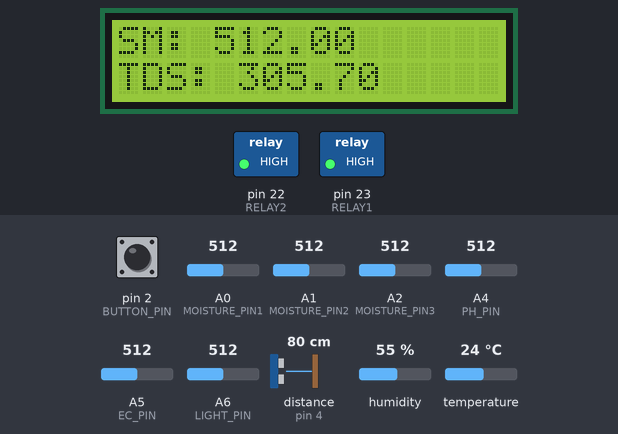
Bench run of a sketch on a simulated Arduino Mega 2560, built with avr-gcc and run on an emulated ATmega2560. Shown: 16×2 character LCD, switched loads named in the sketch (green lamp = pin HIGH). Wiring (inferred from the names in the program): DHT22 sensor: data pin 3; ultrasonic range finder: trigger pin 5; echo pin 4. The test bench sets the inputs (shaded band); at power-on: pin 2 (BUTTON_PIN) HIGH, A5 (EC_PIN) = 512, distance to the obstacle (sensor on pin 4) 80 cm, A0 (MOISTURE_PIN1) = 512, A1 (MOISTURE_PIN2) = 512, A2 (MOISTURE_PIN3) = 512, A4 (PH_PIN) = 512, A6 (LIGHT_PIN) = 512, humidity 55 %, temperature 24 °C. The echo pulse lasts 58.3 µs per cm; pins used as bus, display or sensor lines are not drawn; what the sketch prints to the serial monitor is not drawn.

Above: at 1.2 s.
1.3 s: pin 2 (BUTTON_PIN) pulled LOW for 1 s
At 2.6 s:
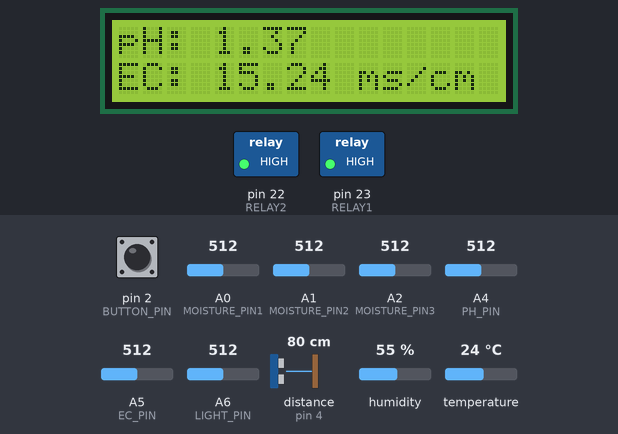
3.8 s: A5 (EC_PIN) set to 347
At 4.9 s:
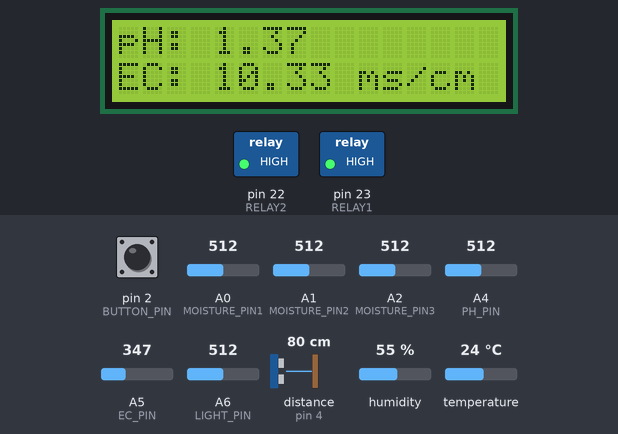
5.9 s: A5 (EC_PIN) set to 317
At 7.1 s:
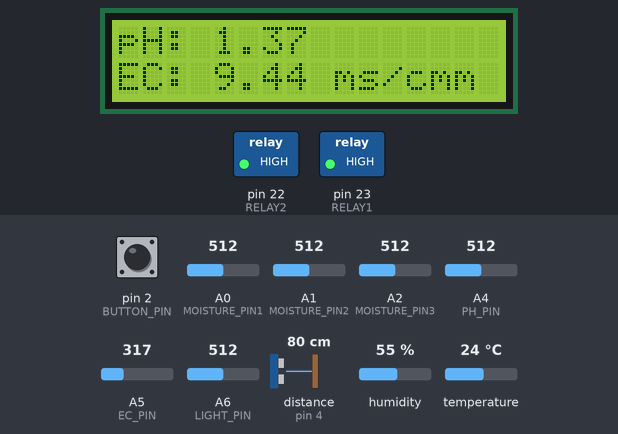
8.0 s: pin 2 (BUTTON_PIN) pulled LOW for 0.65 s
At 9.4 s:
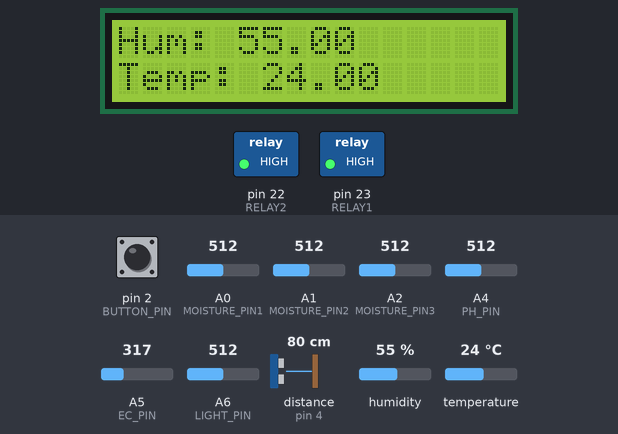
10.2 s: pin 2 (BUTTON_PIN) pulled LOW for 3.2 s
At 11.8 s:
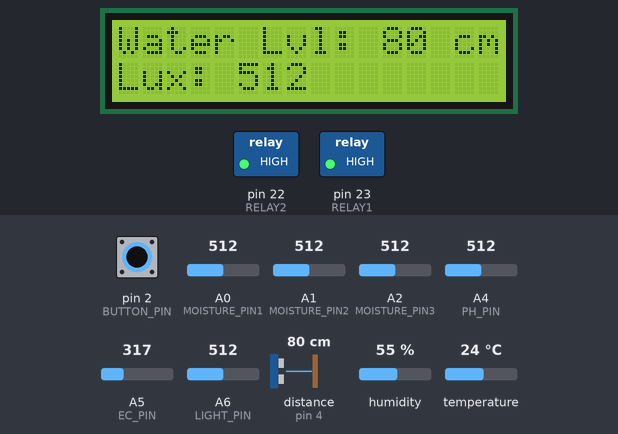
14.9 s: distance to the obstacle (sensor on pin 4) set to 2 cm
At 17.7 s:
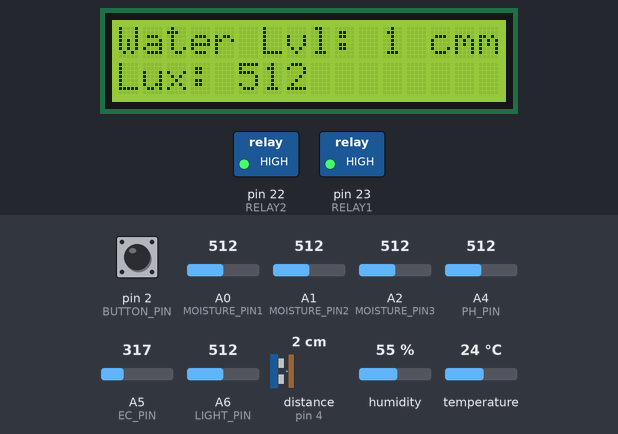
Timing chart, 0 to 18.7 s (numbered marks = the images above; inputs shaded):
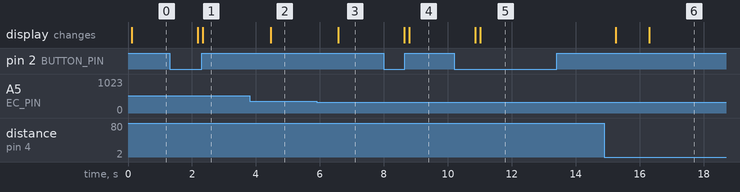

Measured:
- the behaviour switches between 336 and 335 on A5 (EC_PIN) (found by bisection; images 2 and 3)
- after the input at 1.3 s, the display: first changes after 0.88 s (image 1 shows a later state)
- after the input at 3.8 s, the display: changes after 0.66 s (image 2)
- after the input at 5.9 s, the display: changes after 0.68 s (image 3)
- after the input at 8.0 s, the display: first changes after 0.64 s (image 4 shows a later state)
- after the input at 10.2 s, the display: first changes after 0.66 s (image 5 shows a later state)
- after the input at 14.9 s, the display: first changes after 0.35 s (image 6 shows a later state)

The sketch:

arduino_code.ino
```cpp
#include <LiquidCrystal_I2C.h>
#include <Wire.h>
#include <dht.h>
#include <EEPROM.h>
#include "GravityTDS.h"
#include "DFRobot_PH.h"
#include "DFRobot_EC.h"
#include <SoftwareSerial.h>

int displayIndex = 0;
int buttonState = 0;
int lastButtonState = LOW;
unsigned long lastDebounceTime = 0;
unsigned long debounceDelay = 100;
int i = 0;
int j = 0;
unsigned long startTime = 0;

float lastMoistVal = 0;
float lastTdsVal = 0;
float lastPhVal = 0;
float lastEcVal = 0;
float lastHumVal = 0;
float lastTempVal = 0;
float lastDistVal = 0;
float lastLuxVal = 0;

SoftwareSerial espSerial(10, 11);
String str;
LiquidCrystal_I2C lcd(0x27, 16, 2);
dht DHT;
GravityTDS gravityTds;
DFRobot_PH ph;
DFRobot_EC ec;

#define MOISTURE_PIN1 A0
#define MOISTURE_PIN2 A1
#define MOISTURE_PIN3 A2
#define TDS_PIN A3
#define PH_PIN A4
#define EC_PIN A5
#define LIGHT_PIN A6

#define BUTTON_PIN 2
#define DHT22_PIN 3
#define ECHOPIN 4
#define TRIGPIN 5

#define RELAY1 23 //pH up if pH is too low
#define RELAY2 22 //pH down if pH is too high

void setup() {
  Serial.begin(115200);
  espSerial.begin(115200);
  lcd.init();
  lcd.backlight();
  lcd.clear();
  gravityTds.setPin(1);
  gravityTds.setAref(5.0);
  gravityTds.setAdcRange(1024);
  gravityTds.begin();
  ph.begin();
  pinMode(BUTTON_PIN, INPUT_PULLUP);
  pinMode(ECHOPIN, INPUT);
  pinMode(TRIGPIN, OUTPUT);
  pinMode(RELAY1, OUTPUT);
  pinMode(RELAY2, OUTPUT);
  Wire.begin();
  digitalWrite(RELAY1, HIGH);
  digitalWrite(RELAY2, HIGH);
}

void loop() {

  buttonState = digitalRead(BUTTON_PIN);

  if (buttonState == LOW && lastButtonState == HIGH) {
    displayIndex = (displayIndex + 1) % 5;
    lcd.clear();
    delay(100);
  }

  lastButtonState = buttonState;

  float moistVal = getMoistureVal();
  float tdsVal = getTDSVal();
  float phVal = getPHVal();
  float ecVal = getECVal();
  float humVal = getHumidityVal();
  float tempVal = getTemperatureVal();
  int distVal = getDistanceVal();
  int luxVal = getLuxVal();

  Serial.print("Moisture: ");
  Serial.print(moistVal);
  Serial.print("\tTDS: ");
  Serial.print(tdsVal);
  Serial.print(" ppm\t");
  Serial.print("pH level: ");
  Serial.print(phVal);
  Serial.print("\tEC: ");
  Serial.print(ecVal);
  Serial.print(" ms/cm\t");
  Serial.print("Humidity: ");
  Serial.print(humVal);
  Serial.print("\tTemp: ");
  Serial.print(tempVal);
  Serial.print("\t");
  Serial.print("Water Level: ");
  Serial.print(distVal);
  Serial.print(" cm\t");
  Serial.print("Light Intensity: ");
  Serial.println(luxVal);

  //sending the data from arduino to nodemcuv3
  String str = "Moisture: " + String(moistVal) + "\tTDS: " + String(tdsVal) + " ppm\t" +
             "pH level: " + String(phVal) + "\tEC: " + String(ecVal) + " ms/cm\t" +
             "Humidity: " + String(humVal) + "\tTemp: " + String(tempVal) + "\t" +
             "Water Level: " + String(distVal) + " cm\t" + "Light Intensity: " + String(luxVal);

  espSerial.println(str);

  if (displayIndex == 0) {
    lcd.setCursor(0, 0);
    lcd.print("SM: ");
    lcd.print(moistVal);
    lcd.setCursor(0, 1);
    lcd.print("TDS: ");
    lcd.print(tdsVal);
  }

  if (displayIndex == 1) {
    lcd.setCursor(0, 0);
    lcd.print("pH: ");
    lcd.print(phVal);
    lcd.setCursor(0, 1);
    lcd.print("EC: ");
    lcd.print(ecVal, 2);
    lcd.print(" ms/cm");
  }

  if (displayIndex == 2) {
    lcd.setCursor(0, 0);
    lcd.print("Hum: ");
    lcd.print(humVal);
    lcd.setCursor(0, 1);
    lcd.print("Temp: ");
    lcd.print(tempVal);
  }

  if (displayIndex == 3) {
    lcd.setCursor(0, 0);
    lcd.print("Water Lvl: ");
    lcd.print(distVal);
    lcd.print(" cm");
    lcd.setCursor(0, 1);
    lcd.print("Lux: ");
    lcd.print(luxVal);
  }

  if (displayIndex == 4) {
    lcd.setCursor(0, 0);
    lcd.print("IN ETA: ");
    lcd.print(i);
    lcd.setCursor(0, 1);
    lcd.print("OUT ETA: ");
    lcd.print(j);
  }

  if (i == 300) {
    digitalWrite(RELAY2, LOW);
    startTime = millis();

    while (millis() - startTime < 120000) {

    }
    digitalWrite(RELAY2, HIGH);
  }

  if (j == 450) {
    digitalWrite(RELAY1, LOW);
    startTime = millis();
    while (millis() - startTime < 30000) {

    }
    digitalWrite(RELAY1, HIGH);
    i = 0;
    j = 0;
  }
  delay(1000);
  i++;
  j++;
}


int getMoistureVal() {
  int moistVal1 = analogRead(MOISTURE_PIN1);
  int moistVal2 = analogRead(MOISTURE_PIN2);
  int moistVal3 = analogRead(MOISTURE_PIN3);
  int avgMoistVal = (moistVal1 + moistVal2 + moistVal3) / 3;
  if (avgMoistVal > 0) {
    lastMoistVal = avgMoistVal;
  }
  return avgMoistVal;
}


float getTDSVal() {
  gravityTds.update();
  float tdsVal = gravityTds.getTdsValue() / 4.3;
  if (tdsVal > 0) {
    lastTdsVal = tdsVal;
  }
  return tdsVal;
}

float getPHVal() {
    static unsigned long timepoint = millis();
    if (millis() - timepoint > 1000U) {
        timepoint = millis();
        float voltage = analogRead(PH_PIN) / 1024.0 * 5000;
        float phVal = ph.readPH(voltage, 25);
        if (phVal > 0) {
            lastPhVal = phVal;
            return phVal;
        } else {
            return lastPhVal;
        }
    } else {
        return lastPhVal;
    }
}


float getECVal() {
  float voltage = analogRead(EC_PIN) / 1024.0 * 5000;
  float ecVal = ec.readEC(voltage, 25);
  if (ecVal > 0) {
    lastEcVal = ecVal;
  }
  return ecVal;
}

float getHumidityVal() {
  int chk = DHT.read22(DHT22_PIN);
  float humVal = DHT.humidity;
  if (humVal > 0) {
    lastHumVal = humVal;
  }
  return humVal;
}

float getTemperatureVal() {
  int chk = DHT.read22(DHT22_PIN);
  float tempVal = DHT.temperature;
  if (tempVal > 0) {
    lastTempVal = tempVal;
  }
  return tempVal;
}

int getDistanceVal() {
  digitalWrite(TRIGPIN, LOW);
  delayMicroseconds(2);
  digitalWrite(TRIGPIN, HIGH);
  delayMicroseconds(20);
  digitalWrite(TRIGPIN, LOW);
  int distVal = pulseIn(ECHOPIN, HIGH)/ 58;

  if (distVal > 0) {
    lastDistVal = distVal;
  }
  return distVal;
}

int getLuxVal() {
  int luxVal = analogRead(LIGHT_PIN);
  if (luxVal > 1) {
    lastLuxVal = luxVal;
  }
  return luxVal;
}
```
